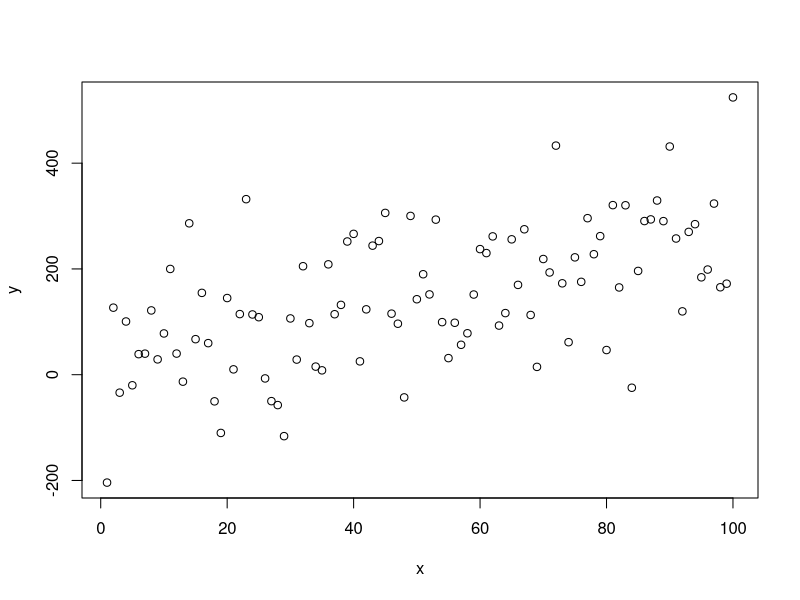
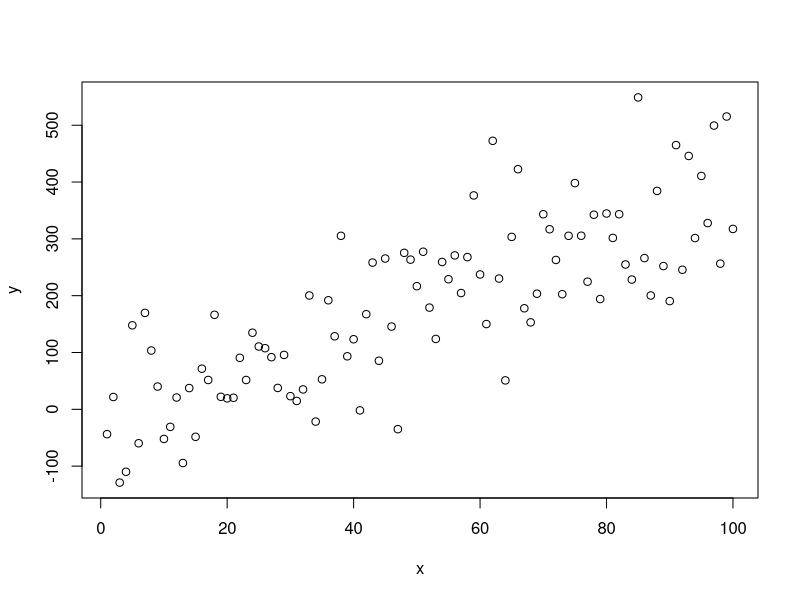

The R script that drew these images, in order:
## ---- chunk 1
library(tidyverse)
data <- read.csv("Ex1data.csv", 
                 header = TRUE,
                 sep = ",")

x <- data$x
y <- data$y
## ---- chunk 2
plot(x,y)
## ---- chunk 3
mean_x <- mean(x)
mean_y <- mean(y)

mean(x)
mean(y)
## ---- chunk 4
n <- length(data)
SXX <- 100*sum(x^2)-(sum(x))^2
SXY <- 100*sum(x*y)-sum(x)*sum(y)

print(SXX)
print(SXY)
## ---- chunk 5
B1 <- SXY/SXX
B0 <- mean(y) - B1*mean(x)

print(B0)
print(B1)
## ---- chunk 6
simple.linear.coef <- function(x, y) {
  # Find length of x to get sample size. Assuming x and y have the same sample size.
  n <- length(x)
  # Calculate the error statistics Sxx, Syy, and Sxy
  sxx <- sum(x^2) - sum(x)^2 / n
  syy <- sum(y^2) - sum(y)^2 / n
  sxy <- sum(x * y) - (sum(x) * sum(y)) / n
  # Coefficients beta0 and beta1
  b1 <- sxy / sxx
  b0 <- mean(y) - b1 * mean(x)
  # Sum of standard error and Mean Standard Error
  sse <- syy - sxy^2 / sxx
  mse <- sse / (n - 2)
  # Standard error beta0 and beta1
  b1.err <- sqrt(mse) / sqrt(sxx)
  b0.err <- sqrt(mse) / sqrt(n) * sqrt(1 + (mean(x)^2 / (sum((x - mean(x))^2) / n)))
  # beta0 and beta1 t-values
  b0.t <- (b0 - 0) / b0.err
  b1.t <- (b1 - 0) / b1.err
  # p-values of beta0 and beta1
  b0.p <- 2 * pt(b0.t, df = n - 2)
  b1.p <- 2 * pt(b1.t, df = n - 2, lower.tail = FALSE)
  # Coefficient of determination R-squared
  r2 <- (syy - sse) /syy
  # R-squared adjusted
  r2.adj <- r2 - (1 - r2) * ((2 - 1) / (length(y) - 2))
  
  rsquare <- paste('Multiple R-squared: ', round(r2, 4), ', Adjusted R-squared: ', round(r2.adj, 4))
  
  coeffs <- data.frame(cbind(c(b0, b1), c(b0.err, b1.err), c(b0.t, b1.t), c(b0.p, b1.p)))
  colnames(coeffs) <- c('Estimate', 'Std. Error', 't value', 'Pr(>|t|)')
  rownames(coeffs) <- c('Intercept', 'x1')
  
  # Fit the line to the data with beta0 and beta1 found above
  fitted <- x * b1 + b0
  
  # The F-Statistic
  msr <- sum((fitted - mean(y))^2) / 1
  mse2 <- sum((y - fitted)^2) / (length(y) - 2)
  f <- msr / mse2
  # p-value
  p <- pf(f, 1, length(y) - 2, lower.tail = FALSE)
  
  f.stat <- paste('F-statistic: ', round(f, 2), ' on 1 and ', n - 2, ' DF, p-value: ', format(p, digits = 3, scientific = TRUE))
  # Calculate and find summary statistics of the residuals
  resd <- y - fitted
  min.res <- round(min(resd), 3)
  max.res <- round(max(resd), 3)
  q1.q3 <- quantile(resd, probs = c(.25, .75))
  med <- round(median(resd), 3)
  residual <- data.frame(cbind(min.res, round(q1.q3[1], 3), med, round(q1.q3[2], 3), max.res))
  colnames(residual) <- c('Min', 'Q1', 'Median', 'Q3', 'Max')
  resdi <- paste('Residual standard error: ', round(sqrt(mse2), 2), ' on ', n - 2, ' degrees of freedom')
  regres <- list('Residuals'=residual, 'Coefficients'=coeffs, resdi, rsquare, f.stat)
  
  return(regres)
}

simple.linear.coef(data$x, data$y)
## ---- chunk 7
data1 <- read.csv("Q6data.csv",
                  header = TRUE,
                  sep = ",")
show(data1)
x<-data1$x

y<-data1$y

plot(x,y)
## ---- chunk 8
regression <- lm(data1$y ~ data1$x)
print(regression)

summary(regression)
## ---- chunk 9
print("The intercept (B0) is -25.056...")
print("B1 is 4.14")
## ---- chunk 10
n = 7
xy = 495
sum_y = 89
sum_x = 38
sum_x2 = 270
sum_y2 = 1147
sum_xy = 495

# Find SXX , SXY, SYY

SXX = sum_x2 - ((sum_x)^2/n) 
SXY = sum_xy - ((sum_x * sum_y)/n)
SYY = sum_y2-(sum_y/n)

# Find B0 and B1

B1 = SXY/SXX

